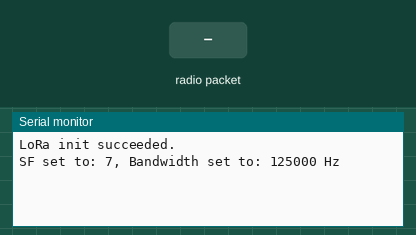
This sketch was run on a simulated ESP32. On the bench: the last lines printed to the serial monitor. The inputs (shaded band) are chosen by the test bench. No radio packets arrive unless stated.

Above: at 1.4 s.
1.5 s: radio packet "1" arrives
At 1.9 s:
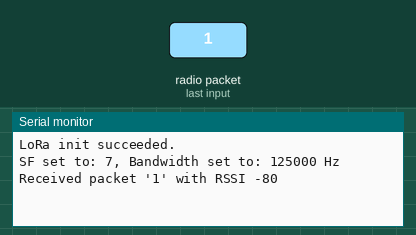
3.0 s: radio packet "0" arrives
At 4.2 s:
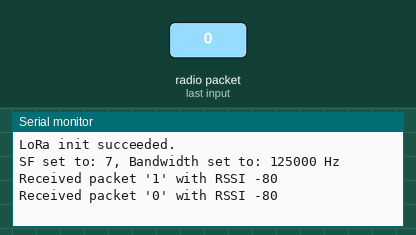
4.5 s: radio packet "2" arrives
At 5.4 s:
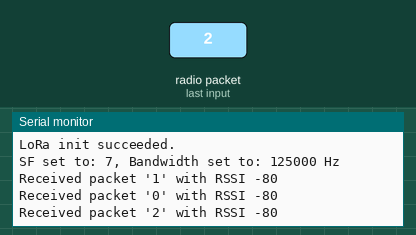

The sketch:

esp32.miniLoRa.Simple.Receiver.210220.ino
```cpp
#include <SPI.h>              // include libraries
#include <LoRa.h>

#define SS       5 // 26     // D0 - to NSS
#define RST     15  //16     // D4  - RST
#define DI0     26      // D8 - INTR
#define SCK     18      // D5 - CLK
#define MISO    19      // D6 - MISO
#define MOSI    23      // D7 - MOSI
#define BAND    434E6

int sf=7;
long sbw=125E3;

void setup() {
  Serial.begin(9600);  Serial.println();
  SPI.begin(SCK, MISO, MOSI, SS);  // SCK, MISO, MOSI, SS
  LoRa.setPins(SS, RST, DI0);
  if (!LoRa.begin(BAND)) {
    Serial.println("LoRa init failed. Check your connections.");
    while (true);                       // if failed, do nothing
  }
  delay(100);Serial.println();
  Serial.println("LoRa init succeeded.");
  LoRa.setSpreadingFactor(sf);
  LoRa.setSignalBandwidth(sbw);
  Serial.printf("SF set to: %d, Bandwidth set to: %d Hz\n",sf,sbw);
  delay(100);
}

void loop() {
  // try to parse packet
  int packetSize = LoRa.parsePacket();
  if (packetSize) {
    // received a packet
    Serial.print("Received packet '");

    // read packet
    while (LoRa.available()) {
      Serial.print((char)LoRa.read());
    }

    // print RSSI of packet
    Serial.print("' with RSSI ");
    Serial.println(LoRa.packetRssi());
  }
}
```

Measured:
- after the input at 1.5 s, the serial monitor: prints a new line at once (image 1)
- after the input at 3.0 s, the serial monitor: prints a new line at once (image 2)
- after the input at 4.5 s, the serial monitor: prints a new line at once (image 3)
